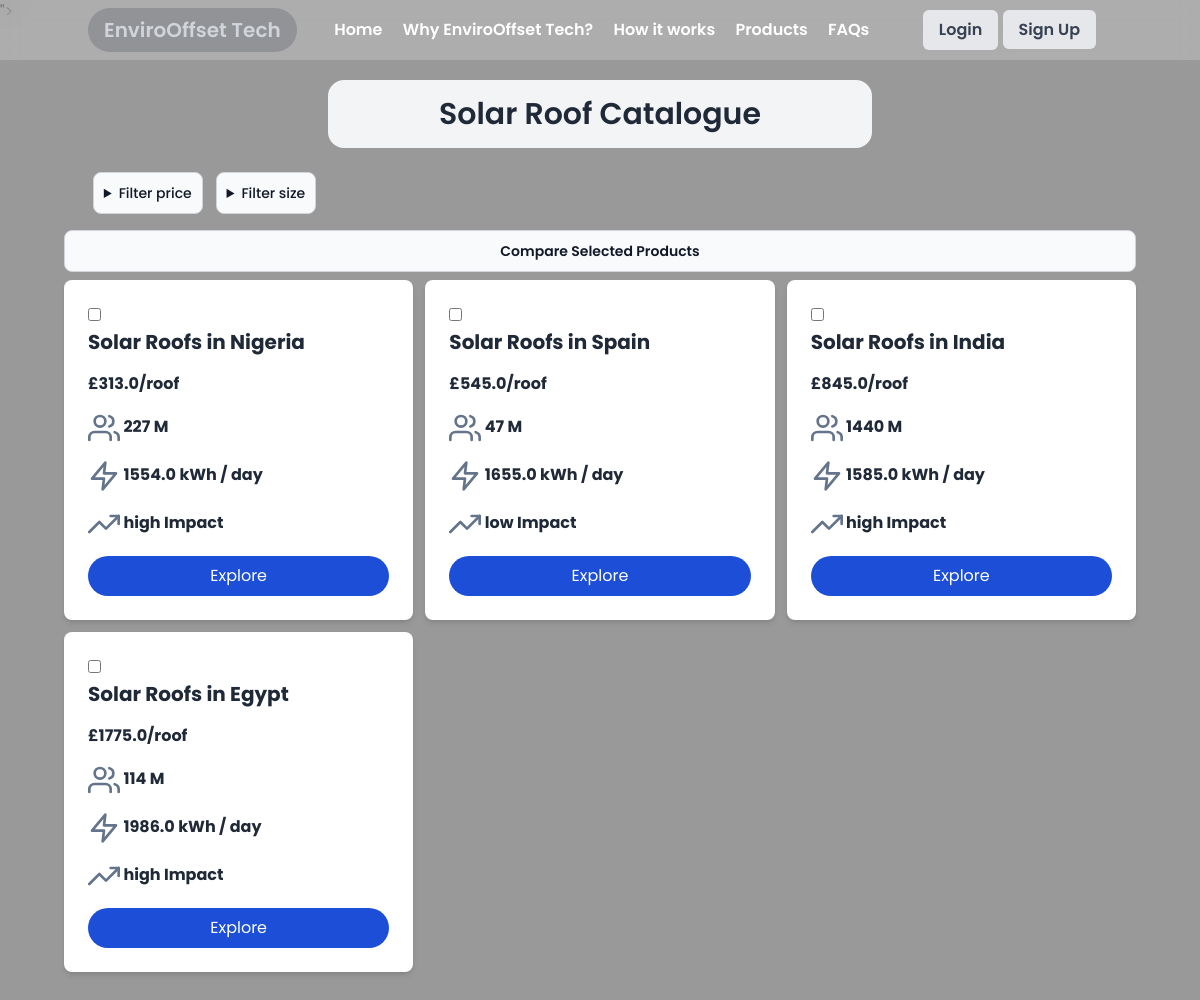
Page /products on the committed database.
### main.py (models this page shows, shortened)
class Product(db.Model):
    id = db.Column(db.Integer, primary_key=True)
    name = db.Column(db.String(255), nullable=False)
    description = db.Column(db.Text, nullable=True)
    price = db.Column(db.Float, nullable=False)
    country = db.Column(db.String(255), nullable=False)
    population = db.Column(db.Integer, nullable=False)
    impact = db.Column(db.String(20), nullable=False)  # 'high', 'neutral', 'low'
    energy_production = db.Column(db.Float, default=None)  # in kWh/day
    time_to_recover_expense = db.Column(db.Integer, default=None)  # in days
    carbon_offset_per_year = db.Column(db.Float, default=None)  # in tons
    electricity_grid_network_km = db.Column(db.Float, default=None)  # in km

### main.py (the view)
@app.route("/products")
def products_homepage():
    sort_by = request.args.get('sort_by', 'asc')  # Default sorting: ascending
    if sort_by == 'asc':
        products = Product.query.order_by(Product.price).all()
    elif sort_by == 'desc':
        products = Product.query.order_by(Product.price.desc()).all()
    else:
        products = Product.query.all()
    return render_template('products.html',products=products,sort_by=sort_by)

### templates/products.html (shortened to what this page needs)
<!DOCTYPE html>
<html lang="en">
<head>
    <link href="https://cdn.jsdelivr.net/npm/tailwindcss@2.2.19/dist/tailwind.min.css" rel="stylesheet" />
    <link href="https://cdn.jsdelivr.net/npm/daisyui@4.7.2/dist/full.min.css" rel="stylesheet" type="text/css" />
    <script src="https://cdn.tailwindcss.com"></script>
</head>
<body class="text-gray-800 font-inter bg-cover bg-fixed bg-center" style="background-image: linear-gradient(rgba(0, 0, 0, 0.4), rgba(0, 0, 0, 0.4)), url('{{ url_for('static', filename='images/SolarPanels.jpg') }}')">">
    {% include 'header.html' %}
    <main class="p-6 md:mt-8 md:mx-8 content">
        {% include 'console.html' %}
    </main>
</body>
</html>

### templates/console.html (shortened to what this page needs)
<div style="font-family: 'Poppins';" class="flex-auto">
  <div class="rounded">
    <div class="text-3xl font-semibold p-4 px-1 flex justify-center bg-gray-100 mx-auto rounded-2xl w-1/2">Solar Roof Catalogue</div>
    <div class="w-full p-2">
      <div class="w-1/2 p-4 flex">
        <div class="flex gap-4">
          <div class="relative">
            <details class="group [&_summary::-webkit-details-marker]:hidden font-semibold bg-gray-50 border border-gray-300 text-gray-900 text-sm rounded-lg focus:ring-blue-500 focus:border-blue-500 block w-full p-2.5">
              <summary class="cursor-pointer">
                <span class="text-sm font-medium">Filter price</span>
              </summary>
            </details>
          </div>
        </div>
        <div class="flex gap-4">
          <div class="relative">
            <details class="group [&_summary::-webkit-details-marker]:hidden font-semibold bg-gray-50 border border-gray-300 text-gray-900 text-sm rounded-lg focus:ring-blue-500 focus:border-blue-500 block w-full p-2.5">
              <summary class="cursor-pointer">
                <span class="text-sm font-medium">Filter size</span>
              </summary>
            </details>
          </div>
        </div>
      </div>
      <form action="/compare" method="post" id="productForm">
        <button
          class="group [&_summary::-webkit-details-marker]:hidden font-semibold bg-gray-50 border border-gray-300 text-gray-900 text-sm rounded-lg focus:ring-blue-500 focus:border-blue-500 block w-full p-2.5 mb-2 gray-700 :borgray-600 :placeho-gray-400 :text-white us:ring-blue :focus:border-blue-5
          type="submit">Compare Selected Products</button>
        <div class="grid grid-cols-1 md:grid-cols-3 lg:grid-cols-3 xl:grid-cols-3 gap-3">
          {% for product in products %}
          <div class="bg-white p-6 rounded-lg shadow-md items-center">
            <input class="mr-3" type="checkbox" name="productCheckbox" value="{{product.id}}">
            <h3 class="text-xl font-bold mb-2">Solar Roofs in {{product.country}}</h3>
            <p class="mt-4 font-bold">£{{product.price}}/roof</p>
            <p class="mt-4 font-bold">
              {{product.population}} M
            </p>
            <p class="mt-4 font-bold ">
              <svg class="h-8 w-8 text-slate-500 inline " viewBox="0 0 24 24" fill="none" stroke="currentColor"
                stroke-width="2" stroke-linecap="round" stroke-linejoin="round">
                <polygon points="13 2 3 14 12 14 11 22 21 10 12 10 13 2" />
              </svg>
              <path d="M17 21v-2a4 4 0 0 0-4-4H5a4 4 0 0 0-4 4v2" />
              <circle cx="9" cy="7" r="4" />
              <path d="M23 21v-2a4 4 0 0 0-3-3.87" />
              <path d="M16 3.13a4 4 0 0 1 0 7.75" />
              {{product.energy_production}} kWh / day
            </p>
            <p class="mt-4 font-bold">
              <svg class="h-8 w-8 text-slate-500 inline" viewBox="0 0 24 24" fill="none" stroke="currentColor"
                stroke-width="2" stroke-linecap="round" stroke-linejoin="round">
                <polyline points="23 6 13.5 15.5 8.5 10.5 1 18" />
                <polyline points="17 6 23 6 23 12" />
              </svg>
              {{product.impact}} Impact
            </p>
            <a href="/product/{{product.id}}"
              class="block mt-4 bg-blue-700 text-white px-4 py-2 rounded-full text-center hover:bg-green-600 transition">Explore</a>
          </div>
          {% endfor %}
        </div>
    </div>
  </div>
</div>

### templates/products.html (style rules this page uses)
body { font-family: Poppins; }
html { scroll-behavior: smooth; }

### rows in the picture
Product: country "Nigeria", price "313.0", population "227", energy_production "1554.0", impact "high"
Product: country "Spain", price "545.0", population "47", energy_production "1655.0", impact "low"
Product: country "India", price "845.0", population "1440", energy_production "1585.0", impact "high"
Product: country "Egypt", price "1775.0", population "114", energy_production "1986.0", impact "high"
